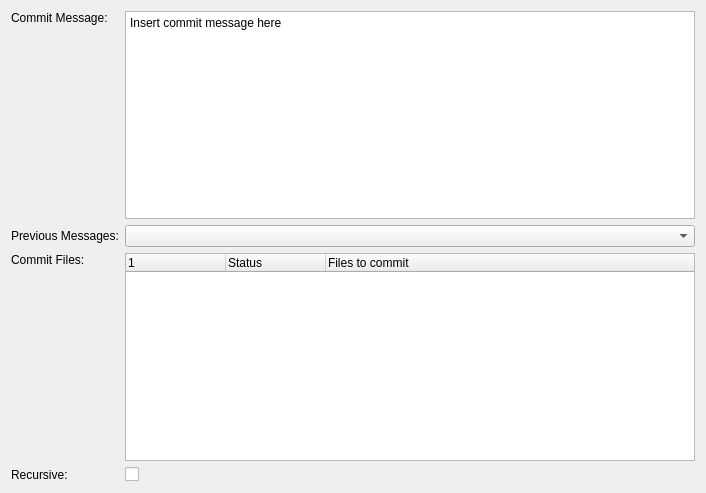
<ui version="4.0" >
 <class>VcsCommitDialog</class>
 <widget class="QWidget" name="VcsCommitDialog" >
  <property name="modal" stdset="0" >
   <bool>false</bool>
  </property>
  <property name="geometry" >
   <rect>
    <x>0</x>
    <y>0</y>
    <width>706</width>
    <height>493</height>
   </rect>
  </property>
  <property name="windowTitle" >
   <string>Select Files to commit</string>
  </property>
  <layout class="QGridLayout" >
   <item row="0" column="0" >
    <widget class="QLabel" name="label" >
     <property name="text" >
      <string>Commit Message:</string>
     </property>
     <property name="alignment" >
      <set>Qt::AlignLeading|Qt::AlignLeft|Qt::AlignTop</set>
     </property>
    </widget>
   </item>
   <item row="0" column="1" >
    <widget class="KTextEdit" name="message" >
     <property name="html" >
      <string>&lt;!DOCTYPE HTML PUBLIC "-//W3C//DTD HTML 4.0//EN" "http://www.w3.org/TR/REC-html40/strict.dtd">
&lt;html>&lt;head>&lt;meta name="qrichtext" content="1" />&lt;style type="text/css">
p, li { white-space: pre-wrap; }
&lt;/style>&lt;/head>&lt;body style=" font-family:'DejaVu Sans'; font-size:8pt; font-weight:400; font-style:normal;">
&lt;p style=" margin-top:0px; margin-bottom:0px; margin-left:0px; margin-right:0px; -qt-block-indent:0; text-indent:0px; font-family:'Sans Serif'; font-size:9pt;">Insert commit message here&lt;/p>&lt;/body>&lt;/html></string>
     </property>
     <property name="acceptRichText" >
      <bool>false</bool>
     </property>
    </widget>
   </item>
   <item row="1" column="1" >
    <widget class="KComboBox" name="lastmessages" >
     <property name="insertPolicy" >
      <enum>QComboBox::InsertAtBottom</enum>
     </property>
     <property name="sizeAdjustPolicy" >
      <enum>QComboBox::AdjustToMinimumContentsLength</enum>
     </property>
    </widget>
   </item>
   <item row="2" column="0" >
    <widget class="QLabel" name="label_2" >
     <property name="text" >
      <string>Commit Files:</string>
     </property>
     <property name="alignment" >
      <set>Qt::AlignLeading|Qt::AlignLeft|Qt::AlignTop</set>
     </property>
    </widget>
   </item>
   <item row="2" column="1" >
    <widget class="QTreeWidget" name="files" >
     <property name="windowTitle" >
      <string>Select Files to commit</string>
     </property>
     <property name="indentation" >
      <number>0</number>
     </property>
     <property name="allColumnsShowFocus" >
      <bool>true</bool>
     </property>
     <column>
      <property name="text" >
       <string/>
      </property>
     </column>
     <column>
      <property name="text" >
       <string>Status</string>
      </property>
     </column>
     <column>
      <property name="text" >
       <string>Files to commit</string>
      </property>
     </column>
    </widget>
   </item>
   <item row="3" column="0" >
    <widget class="QLabel" name="label_4" >
     <property name="text" >
      <string>Recursive:</string>
     </property>
    </widget>
   </item>
   <item row="3" column="1" >
    <widget class="QCheckBox" name="recursiveChk" >
     <property name="text" >
      <string/>
     </property>
     <property name="shortcut" >
      <string/>
     </property>
    </widget>
   </item>
   <item row="1" column="0" >
    <widget class="QLabel" name="label_3" >
     <property name="text" >
      <string>Previous Messages:</string>
     </property>
    </widget>
   </item>
  </layout>
 </widget>
 <layoutdefault spacing="6" margin="11" />
 <pixmapfunction>qPixmapFromMimeSource</pixmapfunction>
 <customwidgets>
  <customwidget>
   <class>KComboBox</class>
   <extends>QComboBox</extends>
   <header>kcombobox.h</header>
  </customwidget>
  <customwidget>
   <class>KTextEdit</class>
   <extends>QTextEdit</extends>
   <header>ktextedit.h</header>
  </customwidget>
 </customwidgets>
 <resources/>
 <connections>
  <connection>
   <sender>lastmessages</sender>
   <signal>activated(QString)</signal>
   <receiver>message</receiver>
   <slot>setPlainText(QString)</slot>
   <hints>
    <hint type="sourcelabel" >
     <x>229</x>
     <y>130</y>
    </hint>
    <hint type="destinationlabel" >
     <x>249</x>
     <y>47</y>
    </hint>
   </hints>
  </connection>
 </connections>
</ui>
